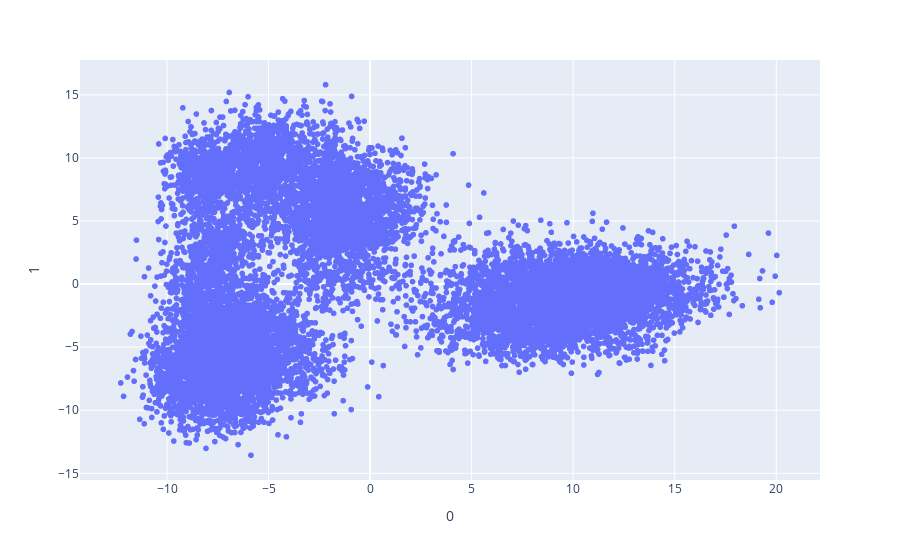

Notebook code cell kept with this figure:
### Code cell
import plotly.express as px
from sklearn.decomposition import PCA
pca = PCA(n_components=512)
components = pca.fit_transform(X)

fig = px.scatter(components, x=0, y=1)
fig.show()

### Figure 1 — Plotly figure (JSON) as saved in the notebook; plotly's stock layout.template omitted (floating-point values rounded to 4 significant figures; data arrays with more than 128 entries replaced by an {"elided": "..."} marker saying what was removed)
{"data": [{"hovertemplate": "0=%{x}<br>1=%{y}<extra></extra>", "legendgroup": "", "marker": {"color": "#636efa", "symbol": "circle"}, "mode": "markers", "name": "", "showlegend": false, "type": "scattergl", "x": {"elided": "14630 float values"}, "xaxis": "x", "y": {"elided": "14630 float values"}, "yaxis": "y"}], "layout": {"legend": {"tracegroupgap": 0}, "margin": {"t": 60}, "xaxis": {"anchor": "y", "domain": [0, 1], "title": {"text": "0"}}, "yaxis": {"anchor": "x", "domain": [0, 1], "title": {"text": "1"}}}}
